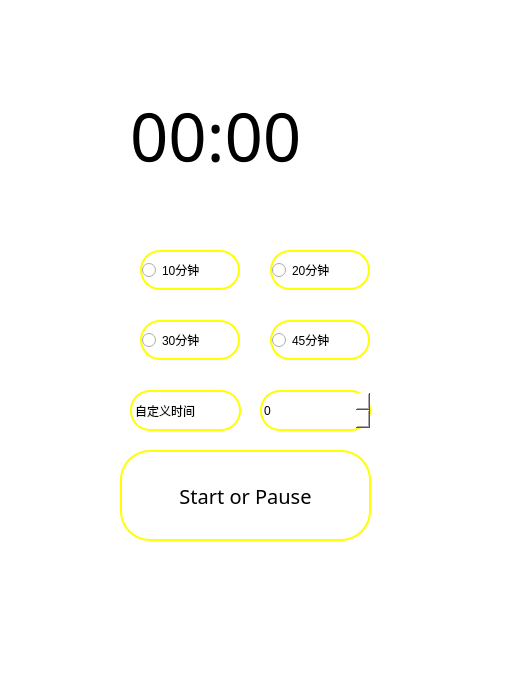
<?xml version="1.0" encoding="UTF-8"?>
<ui version="4.0">
 <class>tomatoWindow</class>
 <widget class="QMainWindow" name="tomatoWindow">
  <property name="geometry">
   <rect>
    <x>0</x>
    <y>0</y>
    <width>505</width>
    <height>690</height>
   </rect>
  </property>
  <property name="windowTitle">
   <string>MainWindow</string>
  </property>
  <widget class="QWidget" name="centralwidget">
   <widget class="QListView" name="listView">
    <property name="geometry">
     <rect>
      <x>-5</x>
      <y>-9</y>
      <width>511</width>
      <height>701</height>
     </rect>
    </property>
    <property name="styleSheet">
     <string notr="true">border-image:url(:/background/resource/background/bg9.jpg)</string>
    </property>
   </widget>
   <widget class="QRadioButton" name="tomato10">
    <property name="geometry">
     <rect>
      <x>140</x>
      <y>250</y>
      <width>100</width>
      <height>40</height>
     </rect>
    </property>
    <property name="styleSheet">
     <string notr="true">background-color:white;
border-radius:20px;
border:2px solid rgb(255, 255, 0);
</string>
    </property>
    <property name="text">
     <string>10分钟</string>
    </property>
   </widget>
   <widget class="QRadioButton" name="tomato20">
    <property name="geometry">
     <rect>
      <x>270</x>
      <y>250</y>
      <width>100</width>
      <height>40</height>
     </rect>
    </property>
    <property name="styleSheet">
     <string notr="true">background-color:white;
border-radius:20px;
border:2px solid rgb(255, 255, 0);
</string>
    </property>
    <property name="text">
     <string>20分钟</string>
    </property>
   </widget>
   <widget class="QRadioButton" name="tomato30">
    <property name="geometry">
     <rect>
      <x>140</x>
      <y>320</y>
      <width>100</width>
      <height>40</height>
     </rect>
    </property>
    <property name="styleSheet">
     <string notr="true">background-color:white;
border-radius:20px;
border:2px solid rgb(255, 255, 0);
</string>
    </property>
    <property name="text">
     <string>30分钟</string>
    </property>
   </widget>
   <widget class="QRadioButton" name="tomato45">
    <property name="geometry">
     <rect>
      <x>270</x>
      <y>320</y>
      <width>100</width>
      <height>40</height>
     </rect>
    </property>
    <property name="styleSheet">
     <string notr="true">background-color:white;
border-radius:20px;
border:2px solid rgb(255, 255, 0);
</string>
    </property>
    <property name="text">
     <string>45分钟</string>
    </property>
   </widget>
   <widget class="QPushButton" name="startTomato">
    <property name="geometry">
     <rect>
      <x>120</x>
      <y>450</y>
      <width>251</width>
      <height>91</height>
     </rect>
    </property>
    <property name="font">
     <font>
      <family>Gadugi</family>
      <pointsize>15</pointsize>
     </font>
    </property>
    <property name="styleSheet">
     <string notr="true">border-radius:30px;
border:2px solid rgb(255, 255, 0);
</string>
    </property>
    <property name="text">
     <string>Start or Pause</string>
    </property>
   </widget>
   <widget class="QLabel" name="tomatoTimeBoard">
    <property name="geometry">
     <rect>
      <x>130</x>
      <y>60</y>
      <width>311</width>
      <height>151</height>
     </rect>
    </property>
    <property name="font">
     <font>
      <family>Arial Rounded MT Bold</family>
      <pointsize>50</pointsize>
     </font>
    </property>
    <property name="text">
     <string>00:00</string>
    </property>
   </widget>
   <widget class="QSpinBox" name="editTomato">
    <property name="geometry">
     <rect>
      <x>260</x>
      <y>390</y>
      <width>111</width>
      <height>41</height>
     </rect>
    </property>
    <property name="styleSheet">
     <string notr="true">background-color:white;
border-radius:20px;
border:2px solid rgb(255, 255, 0);
</string>
    </property>
   </widget>
   <widget class="QLabel" name="label">
    <property name="geometry">
     <rect>
      <x>130</x>
      <y>390</y>
      <width>111</width>
      <height>41</height>
     </rect>
    </property>
    <property name="styleSheet">
     <string notr="true">background-color:white;
border-radius:20px;
border:2px solid rgb(255, 255, 0);
</string>
    </property>
    <property name="lineWidth">
     <number>0</number>
    </property>
    <property name="text">
     <string>自定义时间</string>
    </property>
   </widget>
  </widget>
 </widget>
 <resources>
  <include location="resource.qrc"/>
 </resources>
 <connections/>
</ui>
